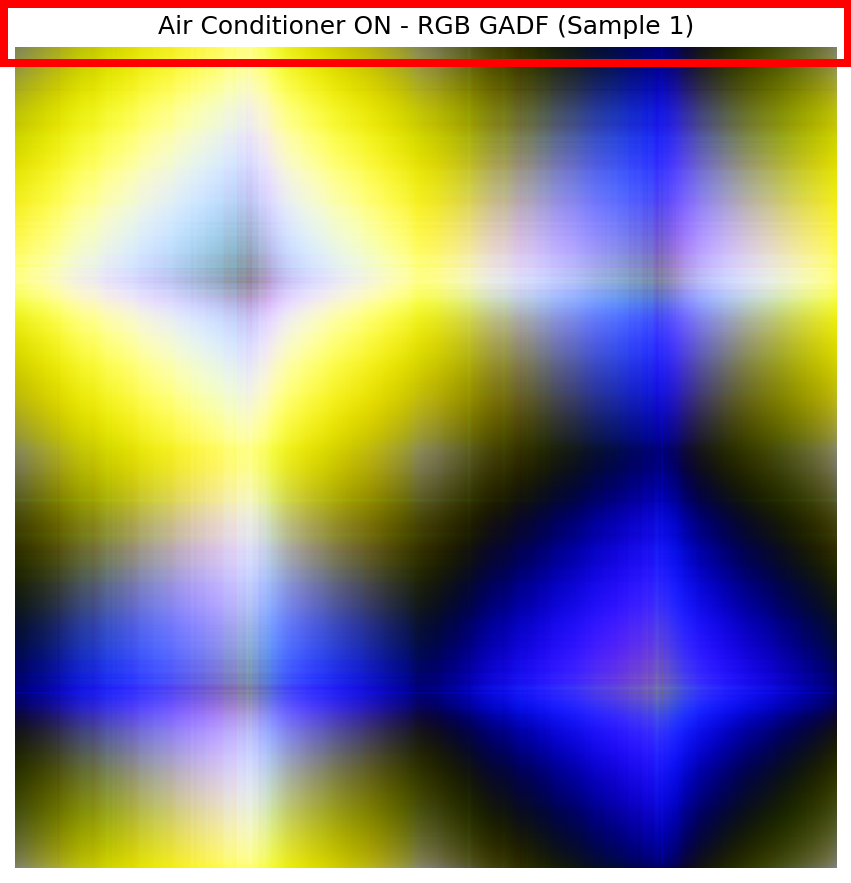
#> input picture paper/figures/evidence/historical_label_marked.png, 851 x 883 px
$ python generate_pipeline_and_leakage.py
#> lines starting #> are read from the running program, lines starting #| are printed output that depends on the picture
#!/usr/bin/env python
"""Regenerate the pipeline and leakage-audit figures from repository assets."""

from __future__ import annotations

from pathlib import Path

import matplotlib

matplotlib.use("Agg")
import matplotlib.pyplot as plt
import numpy as np
from matplotlib.patches import FancyArrowPatch, FancyBboxPatch
from PIL import Image


FIGURE_ROOT = Path(__file__).resolve().parent
EVIDENCE = FIGURE_ROOT / "evidence"


def configure() -> None:
    plt.rcParams.update(
        {
            "font.family": "DejaVu Sans",
            "font.size": 9,
            "pdf.fonttype": 42,
            "axes.linewidth": 0.8,
        }
    )


def save(figure: plt.Figure, stem: str) -> None:
#> called with stem = 'fig_pipeline'
    figure.savefig(FIGURE_ROOT / f"{stem}.png", dpi=400, bbox_inches="tight")
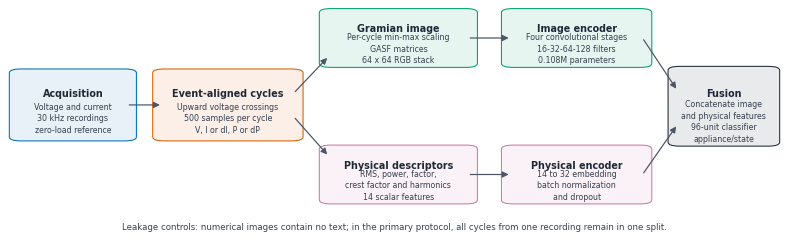
#> figure drawn by matplotlib, 1 panel
    figure.savefig(FIGURE_ROOT / f"{stem}.pdf", bbox_inches="tight")
    plt.close(figure)


def box(
    axis: plt.Axes,
    x: float,
    y: float,
    width: float,
    height: float,
    title: str,
    body: str,
    color: str,
) -> None:
    axis.add_patch(
        FancyBboxPatch(
            (x, y),
            width,
            height,
            boxstyle="round,pad=0.012,rounding_size=0.015",
            linewidth=1.0,
            edgecolor=color,
            facecolor=f"{color}18",
        )
    )
    axis.text(
        x + width / 2,
        y + height * 0.68,
        title,
        ha="center",
        va="center",
        fontsize=9.2,
        fontweight="bold",
        color="#1f2937",
    )
    axis.text(
        x + width / 2,
        y + height * 0.30,
        body,
        ha="center",
        va="center",
        fontsize=7.5,
        color="#374151",
        linespacing=1.35,
    )


def arrow(
    axis: plt.Axes,
    start: tuple[float, float],
    end: tuple[float, float],
) -> None:
    axis.add_patch(
        FancyArrowPatch(
            start,
            end,
            arrowstyle="-|>",
            mutation_scale=12,
            linewidth=1.15,
            color="#4b5563",
            shrinkA=2,
            shrinkB=2,
        )
    )


def pipeline() -> None:
    figure, axis = plt.subplots(figsize=(13.2, 4.5))
    axis.set_xlim(0, 1)
    axis.set_ylim(0, 1)
    axis.axis("off")

    box(
        axis,
        0.015,
        0.38,
        0.14,
        0.25,
        "Acquisition",
        "Voltage and current\n30 kHz recordings\nzero-load reference",
        "#0072B2",
    )
    box(
        axis,
        0.20,
        0.38,
        0.17,
        0.25,
        "Event-aligned cycles",
        "Upward voltage crossings\n500 samples per cycle\nV, I or dI, P or dP",
        "#D55E00",
    )
    box(
        axis,
        0.415,
        0.66,
        0.18,
        0.20,
        "Gramian image",
        "Per-cycle min-max scaling\nGASF matrices\n64 x 64 RGB stack",
        "#009E73",
    )
    box(
        axis,
        0.65,
        0.66,
        0.17,
        0.20,
        "Image encoder",
        "Four convolutional stages\n16-32-64-128 filters\n0.108M parameters",
        "#009E73",
    )
    box(
        axis,
        0.415,
        0.14,
        0.18,
        0.20,
        "Physical descriptors",
        "RMS, power, factor,\ncrest factor and harmonics\n14 scalar features",
        "#CC79A7",
    )
    box(
        axis,
        0.65,
        0.14,
        0.17,
        0.20,
        "Physical encoder",
        "14 to 32 embedding\nbatch normalization\nand dropout",
        "#CC79A7",
    )
    box(
        axis,
        0.865,
        0.36,
        0.12,
        0.28,
        "Fusion",
        "Concatenate image\nand physical features\n96-unit classifier\nappliance/state",
        "#1f2937",
    )

    arrow(axis, (0.155, 0.505), (0.20, 0.505))
    arrow(axis, (0.37, 0.55), (0.415, 0.69))
    arrow(axis, (0.37, 0.46), (0.415, 0.31))
    arrow(axis, (0.595, 0.76), (0.65, 0.76))
    arrow(axis, (0.595, 0.24), (0.65, 0.24))
    arrow(axis, (0.82, 0.76), (0.865, 0.56))
    arrow(axis, (0.82, 0.24), (0.865, 0.43))

    axis.text(
        0.50,
        0.025,
        "Leakage controls: numerical images contain no text; in the primary "
        "protocol, all cycles from one recording remain in one split.",
        ha="center",
        va="bottom",
        fontsize=8.2,
        color="#374151",
    )
    save(figure, "fig_pipeline")


def leakage() -> None:
    historical = Image.open(EVIDENCE / "historical_label_marked.png").convert("RGB")
#> historical is the input picture: PIL image 851x883 RGB; mean R, G, B 139.8, 135.6, 131.6
    corrected = Image.open(EVIDENCE / "corrected_pure_gadf.png").convert("RGB")
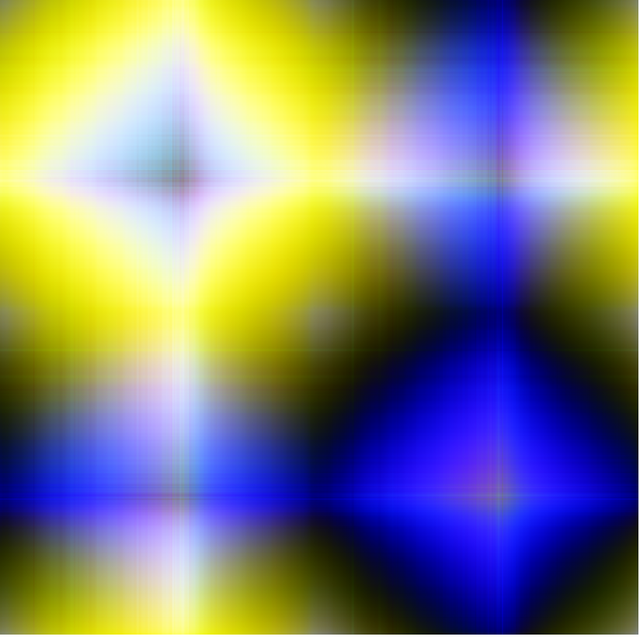
#> input picture paper/figures/evidence/corrected_pure_gadf.png, 640 x 640 px
#> corrected is the input picture: PIL image 640x640 RGB; mean R, G, B 128, 128.7, 123.5

    figure = plt.figure(figsize=(12.4, 4.15))
    grid = figure.add_gridspec(1, 3, width_ratios=(1.0, 1.0, 1.35), wspace=0.16)
    panels = [figure.add_subplot(grid[0, 0]), figure.add_subplot(grid[0, 1])]
    for axis, image, title in (
        (panels[0], historical, "(a) Historical image"),
        (panels[1], corrected, "(b) Corrected numerical image"),
    ):
        axis.imshow(image)
        axis.set_axis_off()
        axis.set_title(title, loc="left", fontweight="bold", fontsize=10)
#> this loop made 2 passes
#> title on passes 1 to 2: '(a) Historical image', '(b) Corrected numerical image'

    panels[0].text(
        0.5,
        -0.035,
        "Class and state rendered in the title band",
        transform=panels[0].transAxes,
        ha="center",
        va="top",
        fontsize=8.2,
        color="#8b1a1a",
    )
    panels[1].text(
        0.5,
        -0.035,
        "Only numerical RGB pixels",
        transform=panels[1].transAxes,
        ha="center",
        va="top",
        fontsize=8.2,
        color="#234f36",
    )

    axis = figure.add_subplot(grid[0, 2])
    conditions = ["Title-bearing\nrows", "Cropped-image\nrows"]
    accuracy = np.asarray([87.83, 76.42])
    macro_f1 = np.asarray([87.45, 73.02])
    x = np.arange(2)
    width = 0.34
    axis.bar(
        x - width / 2,
        accuracy,
        width,
        color="#D55E00",
        label="Accuracy",
    )
    axis.bar(
        x + width / 2,
        macro_f1,
        width,
        color="#0072B2",
        label="Macro-F1",
    )
    axis.set_xticks(x, conditions)
    axis.set_ylim(0, 100)
    axis.set_ylabel("Score (%)")
    axis.set_title(
        "(c) Top 12 rows only",
        loc="left",
        fontweight="bold",
        fontsize=10,
        pad=23,
    )
    axis.grid(axis="y", alpha=0.22)
    axis.set_axisbelow(True)
    axis.spines["top"].set_visible(False)
    axis.spines["right"].set_visible(False)
    for positions, values in ((x - width / 2, accuracy), (x + width / 2, macro_f1)):
        for xpos, value in zip(positions, values):
            axis.text(
                xpos,
                value + 1.7,
                f"{value:.2f}",
                ha="center",
                va="bottom",
                fontsize=8,
            )
    axis.legend(
        frameon=False,
        loc="lower center",
        bbox_to_anchor=(0.5, 1.0),
        ncol=2,
    )
    axis.text(
        0.5,
        -0.24,
        "Image-level split; seed 42; one run per condition",
        transform=axis.transAxes,
        ha="center",
        va="top",
        fontsize=7.7,
        color="#4b5563",
    )
    save(figure, "fig_leakage_audit")
#> call 2 of save, with stem = 'fig_leakage_audit'
#> in save (call 2), `figure.savefig(FIGURE_ROOT / f"{stem}.png", dpi=400, bbox_inches="tigh..`:
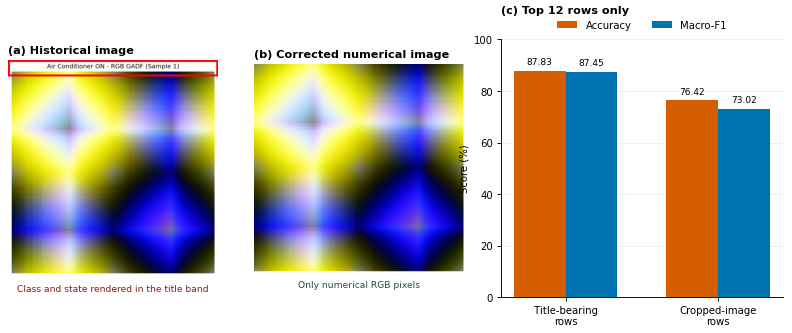
#> figure drawn by matplotlib, 3 panels


def main() -> None:
    configure()
    pipeline()
    leakage()
    print(f"Wrote pipeline and leakage figures to {FIGURE_ROOT}")


if __name__ == "__main__":
    main()
